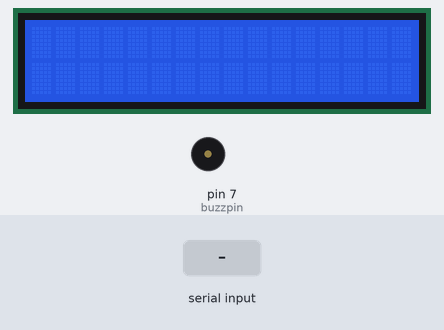
A sketch run on a simulated Arduino Uno, built with avr-gcc and run on an emulated ATmega328P. Shown: 16×2 character LCD, buzzer (waves = sounding, pin HIGH). The test bench sets the inputs (shaded band). What the sketch prints to the serial monitor is not drawn.

Above: at 1.2 s.
1.3 s: "90,45,200\n" received over Serial
At 2.1 s:
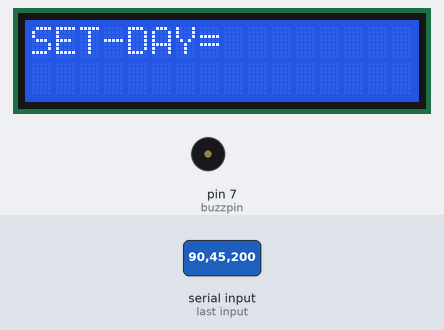
At 4.1 s:
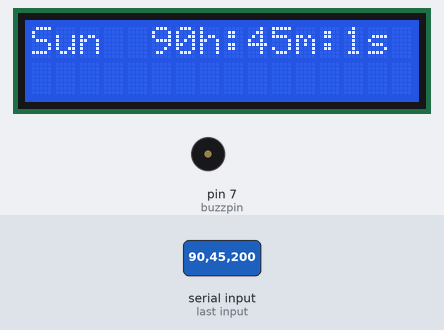
Timing chart, 0 to 5.6 s (numbered marks = the images above; inputs shaded):
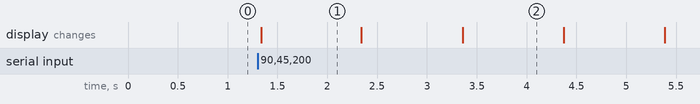

The sketch:

24_hours_clocck.ino
```cpp
#include <LiquidCrystal_I2C.h>
LiquidCrystal_I2C lcd(0x27,16,2);
int hour,minut,sec,index,buzzpin=7,buzzstate=0;
String days[]={"Sun","Mon","Tues","Wed","Thur","Fri","Sat"};
void setup() {
  pinMode(buzzpin,OUTPUT);
  Serial.begin(9600);
  lcd.init();
  lcd.backlight();}
void loop() {
     lcd.clear();lcd.setCursor(0,0);
  Serial.print("Enter Current Hour:");
     while(Serial.available()==0){}
     hour=Serial.parseInt();
     Serial.println(hour);
     lcd.print("SET-HOUR=");
     lcd.print(hour);
 Serial.print("Enter Current Minute:");
    while(Serial.available()==0){}
    minut=Serial.parseInt();
    Serial.println(minut);
    lcd.clear();
    lcd.print("SET-MINUTE=");
    lcd.print(minut);
 Serial.print("Enter Current Day-Index:");
    while(Serial.available()==0){}
    index=Serial.parseInt();
    Serial.println(index);
    lcd.clear();
    lcd.print("SET-DAY=");
    lcd.print(days[index]);
    delay(1000);
    lcd.clear();
while(1){delay(1000);sec++;
  /*if(hour==15 && minut==40){Alarm option
    lcd.setCursor(0,1);
    lcd.print("Alarm ON....");
    if(buzzstate==0){buzzstate=1;}
    else if(buzzstate==1){buzzstate=0;}
    digitalWrite(buzzpin,buzzstate);}*/
 if(index>6){index=0;}
 if(sec==60){lcd.clear();sec=0;minut++;}
 if(minut==60){minut=0;hour++;}
 if(hour==24){hour=12;index++;}
 lcd.setCursor(0,0);
   lcd.print(days[index]);
   lcd.print("  ");
   lcd.print(hour);
   lcd.print("h");
   lcd.print(":");
   lcd.print(minut);
   lcd.print("m");
   lcd.print(":");
   lcd.print(sec);
   lcd.print("s");
}}
```

Measured:
- after the input at 1.3 s, the display: changes at once (image 1)
- what the display in image 1 shows lasts 1.0 s, from 1.3 s to 2.3 s
